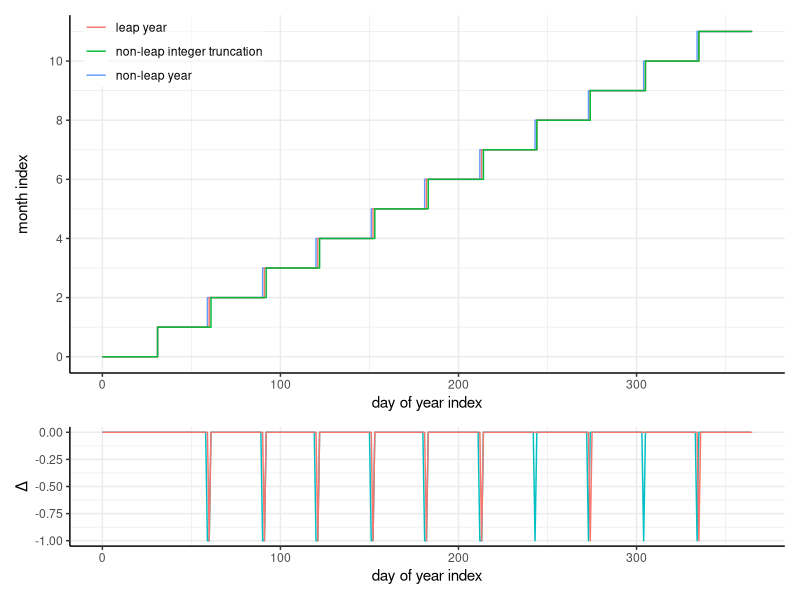

This chart was generated by the following R code:
# supporting R code for C#
library(dplyr)
library(ggplot2)
library(patchwork)

theme_set(theme_bw() + theme(axis.line = element_line(size = 0.5),
                             legend.background = element_rect(fill = alpha("white", 0.5)),
                             legend.margin = margin(),
                             panel.border = element_blank()))

## DateTimeExtensions
# midmonth indices, non-leap year
round(0.5 * c(J = 31, F = 28, M = 31, A = 30, M = 31, J = 30, J = 31, A = 31, S = 30, O = 31, N = 30, D = 31) + cumsum(c(0, 31, 28, 31, 30, 31, 30, 31, 31, 30, 31, 30)))

# two basic options for month classification: binary tree for month ~= 3.67 comparisons to find month
#                                             integer divide + binary tree for error correction ~= 3 comparisons to find month
# Is 0.67 comparisons lower cost than cast to float, divide, and truncate? Likely so.
dateTimeExtensions = tibble(dayOfYearIndex = seq(0, 365),
                            month = c(rep("January", 31), rep("February", 28), rep("March", 31), rep("April", 30), rep("May", 31), rep("June", 30), rep("July", 31), rep("August", 31), rep("September", 30), rep("October", 31), rep("November", 30), rep("December", 31), NA),
                            monthIndex = c(rep(0, 31), rep(1, 28), rep(2, 31), rep(3, 30), rep(4, 31), rep(5, 30), rep(6, 31), rep(7, 31), rep(8, 30), rep(9, 31), rep(10, 30), rep(11, 31), NA),
                            monthIndexFromTruncation = floor(dayOfYearIndex / 30.437),
                            leapMonthIndex = c(rep(0, 31), rep(1, 29), rep(2, 31), rep(3, 30), rep(4, 31), rep(5, 30), rep(6, 31), rep(7, 31), rep(8, 30), rep(9, 31), rep(10, 30), rep(11, 31)),
                            leapMonthIndexFromTruncation = floor(dayOfYearIndex / 30.5))

ggplot(dateTimeExtensions) +
  geom_step(aes(x = dayOfYearIndex, y = monthIndex, color = "non-leap year"), na.rm = TRUE) +
  geom_step(aes(x = dayOfYearIndex, y = leapMonthIndex, color = "leap year")) +
  geom_step(aes(x = dayOfYearIndex, y = monthIndexFromTruncation, color = "non-leap integer truncation"), na.rm = TRUE) +
  scale_y_continuous(breaks = seq(0, 12, by = 2)) +
  labs(x = "day of year index", y = "month index", color = NULL) +
  theme(legend.justification = c(0, 1), legend.position = c(0.02, 1)) +
ggplot(dateTimeExtensions) +
  geom_path(aes(x = dayOfYearIndex, y = monthIndexFromTruncation - monthIndex, color = "non-leap year integer truncation"), na.rm = TRUE) +
  geom_path(aes(x = dayOfYearIndex, y = leapMonthIndexFromTruncation - leapMonthIndex, color = "leap year integer truncation"), na.rm = TRUE) +
  labs(x = "day of year index", y = "Δ", color = NULL) +
  theme(legend.position = "none") +
plot_layout(heights = c(0.75, 0.25))

dateTimeExtensions %>% group_by(month) %>% slice_min(dayOfYearIndex, n = 1) %>% arrange(monthIndex)
dateTimeExtensions %>% filter((monthIndex != monthIndexFromTruncation) | (leapMonthIndex != leapMonthIndexFromTruncation))
